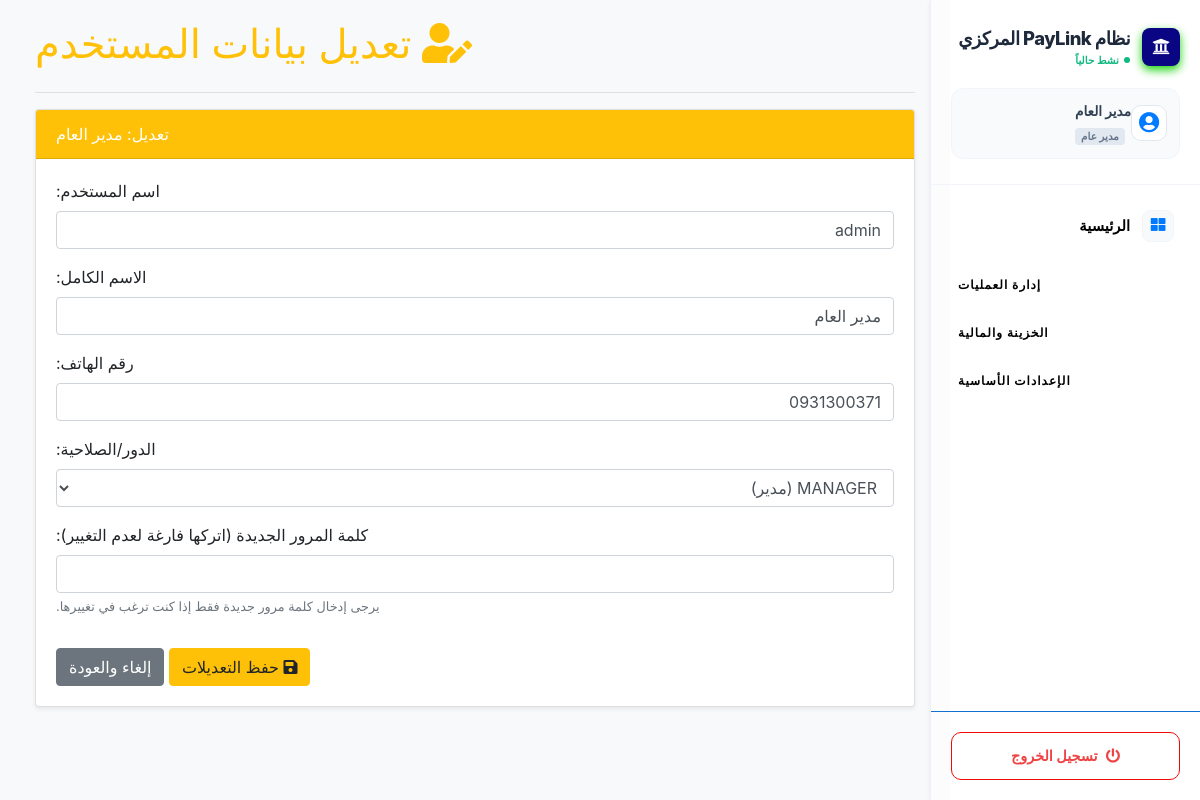
Page /edit_user.php?id=1 (signed in) on the committed database.
### tables this page shows
CREATE TABLE `users` (
  `id` int(11) NOT NULL,
  `username` varchar(50) NOT NULL,
  `email` varchar(100) DEFAULT NULL,
  `password_hash` varchar(255) NOT NULL,
  `full_name` varchar(100) NOT NULL,
  `phone_number` varchar(15) DEFAULT NULL,
  `is_active` tinyint(1) DEFAULT 1,
  `permissions_json` text DEFAULT NULL,
  `created_at` timestamp NOT NULL DEFAULT current_timestamp(),
  `user_role` enum('مدير عام','مدير فرع','موظف') NOT NULL DEFAULT 'موظف',
  `branch_id` int(11) DEFAULT NULL,
  `role_id` int(11) DEFAULT NULL
);

### edit_user.php (the view, shortened to what this page needs)
<?php
include 'db_connect.php';
$user_data = null;
if (isset($_GET['id'])) {
    $user_id = intval($_GET['id']);
    $sql = "SELECT id, username, full_name, user_role, phone_number, is_active FROM users WHERE id = $user_id";
    $result = $conn->query($sql);
    if ($result && $result->num_rows > 0) {
        $user_data = $result->fetch_assoc();
    } else {
        $message = '<div class="alert alert-danger">معرف المستخدم غير صالح أو غير موجود.</div>';
    }
} else {
    header("Location: user_management.php");
    exit;
}
?>
<!DOCTYPE html>
<html lang="ar" dir="rtl">
<head>
    <link rel="stylesheet" href="https://stackpath.bootstrapcdn.com/bootstrap/4.5.2/css/bootstrap.min.css">
    <link rel="stylesheet" href="https://cdnjs.cloudflare.com/ajax/libs/font-awesome/5.15.3/css/all.min.css">
</head>
<body>
    <?php include 'sidebar.php'; ?>
    <div class="content">
        <div class="container-fluid">
            <h1 class="mb-4 text-warning"><i class="fas fa-user-edit"></i> تعديل بيانات المستخدم</h1>
            <hr>
            <?php if ($user_data): ?>
            <div class="card shadow-sm">
                <div class="card-header bg-warning text-white">
                    تعديل: <?php echo htmlspecialchars($user_data['full_name']); ?>
                </div>
                <div class="card-body">
                    <form method="POST" action="edit_user.php?id=<?php echo $user_data['id']; ?>">
                        <div class="form-group">
                            <label for="username">اسم المستخدم:</label>
                            <input type="text" class="form-control" id="username" name="username" value="<?php echo htmlspecialchars($user_data['username']); ?>" required>
                        </div>
                        <div class="form-group">
                            <label for="full_name">الاسم الكامل:</label>
                            <input type="text" class="form-control" id="full_name" name="full_name" value="<?php echo htmlspecialchars($user_data['full_name']); ?>" required>
                        </div>
                        <div class="form-group">
                            <label for="phone_number">رقم الهاتف:</label>
                            <input type="text" class="form-control" id="phone_number" name="phone_number" value="<?php echo htmlspecialchars($user_data['phone_number'] ?? ''); ?>" required>
                        </div>
                        <div class="form-group">
                            <label for="user_role">الدور/الصلاحية:</label>
                            <select class="form-control" id="user_role" name="user_role" required>
                                <option value="MANAGER" <?php echo ($user_data['user_role'] == 'MANAGER') ? 'selected' : ''; ?>>MANAGER (مدير)</option>
                            </select>
                        </div>
                        <div class="form-group">
                            <label for="password">كلمة المرور الجديدة (اتركها فارغة لعدم التغيير):</label>
                            <input type="password" class="form-control" id="password" name="password">
                            <small class="form-text text-muted">يرجى إدخال كلمة مرور جديدة فقط إذا كنت ترغب في تغييرها.</small>
                        </div>
                        <button type="submit" class="btn btn-warning mt-3"><i class="fas fa-save"></i> حفظ التعديلات</button>
                        <a href="user_management.php" class="btn btn-secondary mt-3">إلغاء والعودة</a>
                    </form>
                </div>
            </div>
            <?php endif; ?>
        </div>
    </div>
</body>
</html>

### edit_user.php (style rules this page uses)
.content { margin-right: 250px; padding: 20px; background-color: #f8f9fa; min-height: 100vh; }

### sidebar.php (style rules this page uses)
:root { --sb-bg: #ffffff90; --sb-accent: #0a0683; --sb-text: #000000; --sb-title: #000000; --sb-hover: #f8fafc; --sb-active-bg: #eff6ff; }

### rows in the picture
users: full_name "مدير العام", username "admin", phone_number "0931300371"

### other values in the picture
$display_name "نظام PayLink المركزي"
$user_full_name "مدير العام"
$raw_user_role "مدير عام"
__('Dashboard') "الرئيسية"
__('System Management') "إدارة العمليات"
__('Financial Management') "الخزينة والمالية"
__('System Settings') "الإعدادات الأساسية"
__('Logout') "تسجيل الخروج"
